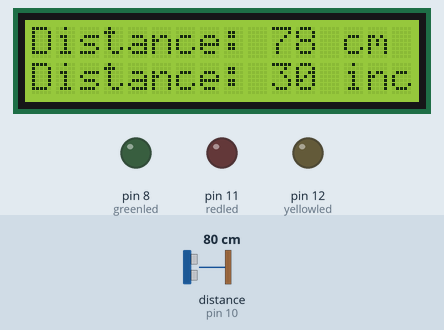
Recording of a sketch running on a simulated Arduino Uno, built with avr-gcc and run on an emulated ATmega328P. Shown: 16×2 character LCD, output pins drawn as LEDs (lit = HIGH). Wiring (inferred from the names in the program): ultrasonic range finder: trigger pin 9; echo pin 10. Inputs (shaded band) come from the test bench; at power-on: distance to the obstacle (sensor on pin 10) 80 cm. The echo pulse lasts 58.3 µs per cm; pins used as bus, display or sensor lines are not drawn.

Above: at 1.2 s.
1.3 s: distance to the obstacle (sensor on pin 10) set to 25 cm
At 1.9 s:
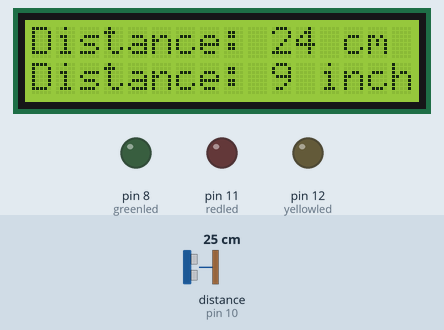
2.8 s: distance to the obstacle (sensor on pin 10) set to 19 cm
At 3.6 s:
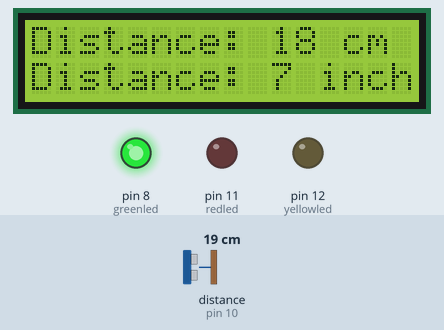
4.5 s: distance to the obstacle (sensor on pin 10) set to 15 cm
At 5.8 s:
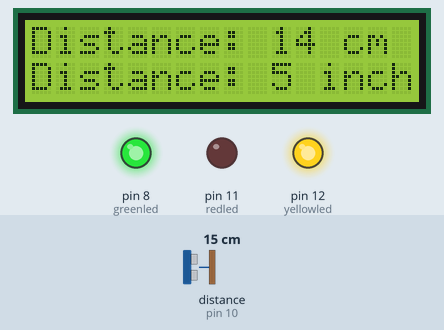
6.1 s: distance to the obstacle (sensor on pin 10) set to 2 cm
At 6.6 s:
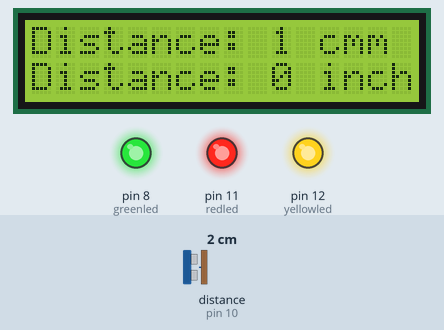
7.7 s: distance to the obstacle (sensor on pin 10) set to 18 cm
At 8.2 s:
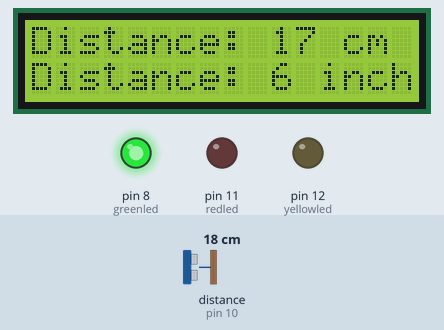
Timing chart, 0 to 10.3 s (numbered marks = the images above; inputs shaded):
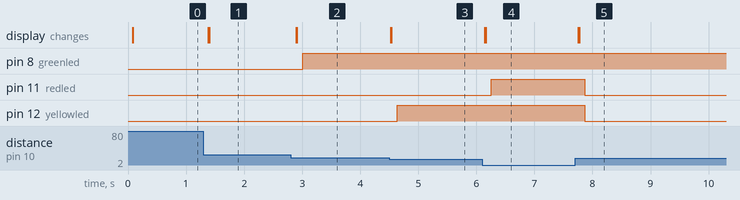

Measured:
- the behaviour switches between 22 and 21 cm on distance to the obstacle (sensor on pin 10) (found by bisection; images 1 and 2)
- the behaviour switches between 17 and 16 cm on distance to the obstacle (sensor on pin 10) (found by bisection; images 2 and 3)
- after the input at 1.3 s, the display: first changes after 0.09 s (image 1 shows a later state)
- after the input at 2.8 s, pin 8 (greenled): LOW → HIGH after 0.21 s; the display: first changes after 0.10 s (image 2 shows a later state)
- after the input at 4.5 s, pin 12 (yellowled): LOW → HIGH after 0.14 s; the display: first changes at once (image 3 shows a later state)
- after the input at 6.1 s, pin 11 (redled): LOW → HIGH after 0.16 s; the display: first changes after 0.05 s (image 4 shows a later state)
- after the input at 7.7 s, pin 11 (redled), pin 12 (yellowled): HIGH → LOW after 0.17 s; the display: first changes after 0.06 s (image 5 shows a later state)

The sketch:

distance.ino
```cpp
#include <LiquidCrystal.h>

LiquidCrystal lcd(1, 2, 4, 5, 6, 7);

const int trigPin = 9;
const int echoPin = 10;
int redled = 11;
int yellowled = 12;
int greenled = 8;
long duration;
int distanceCm, distanceInch;

void setup() {
Serial.begin(9600);
lcd.begin(16,2);
pinMode(redled,OUTPUT);
pinMode(yellowled,OUTPUT);
pinMode(greenled,OUTPUT);
pinMode(trigPin, OUTPUT);
pinMode(echoPin, INPUT);
}

void loop() {
digitalWrite(trigPin, LOW);
delayMicroseconds(2);

digitalWrite(trigPin, HIGH);
delayMicroseconds(10);
digitalWrite(trigPin, LOW);

duration = pulseIn(echoPin, HIGH);
distanceCm= duration*0.034/2;
distanceInch = duration*0.0133/2;

lcd.setCursor(0,0);
lcd.print("Distance: ");
lcd.print(distanceCm);
lcd.print(" cm");
delay(10);
lcd.setCursor(0,1);
lcd.print("Distance: ");
lcd.print(distanceInch);
lcd.print(" inch");
delay(100);

if(distanceCm > 10){
  digitalWrite(redled,LOW);
  }
else{
  digitalWrite(redled,HIGH);

  }
if(distanceCm > 15){
  digitalWrite(yellowled,LOW);
  }
else{
  digitalWrite(yellowled,HIGH);

  }
if(distanceCm > 20){
  digitalWrite(greenled,LOW);
  }
else{
  digitalWrite(greenled,HIGH);
  }


  }
```
